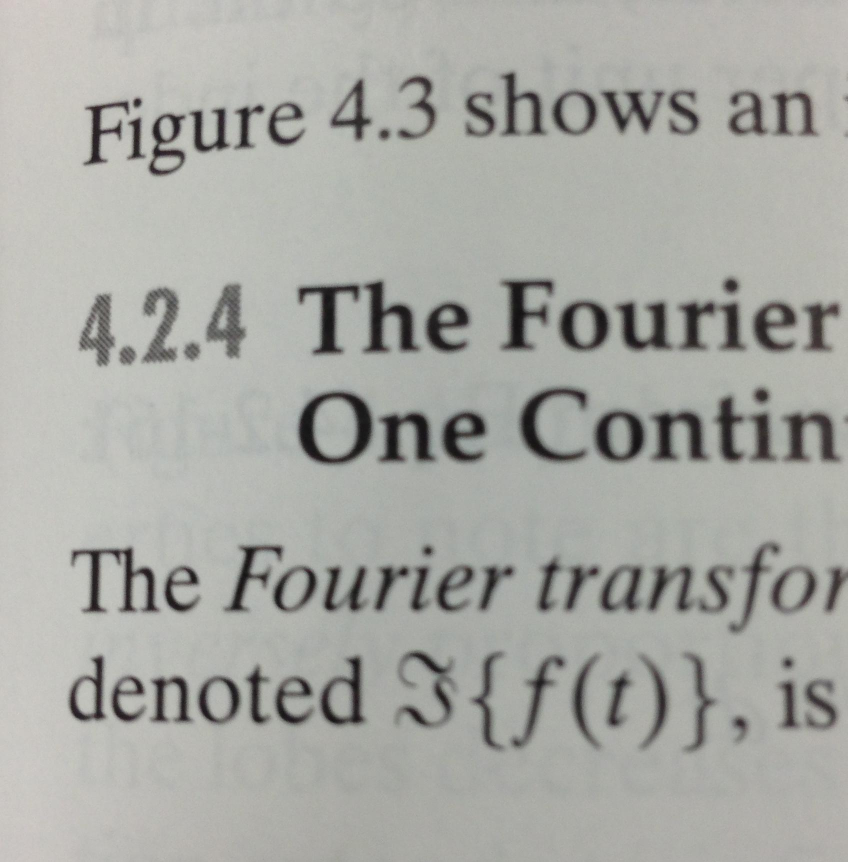
%> input picture Lab1_code/text.PNG, 1695 x 1724 px (shown at 1/2 size)
$ octave wienerDriver.m   (GNU Octave 9; MATLAB toolbox functions it lacks are replaced by stand-ins)
%> lines starting %> are read from the running program, lines starting %| are printed output that depends on the picture
%clear;clf;
I = imread('text.png');
%> I is the input picture: size 1724x1695x3 uint8; mean R, G, B 168, 168.8, 163.9
I = imresize(I,[1024,1024]);
%> I: size 1024x1024x3 uint8
I = rgb2gray(I);
%> I: size 1024x1024 uint8

theta = 30; len = 20;
fil = imrotate(ones(1, len), theta, 'bilinear');
fil = fil / sum(fil(:));
figure(2), im2 = imfilter(I, fil);
%> after `im2 = imfilter(I, fil)`:
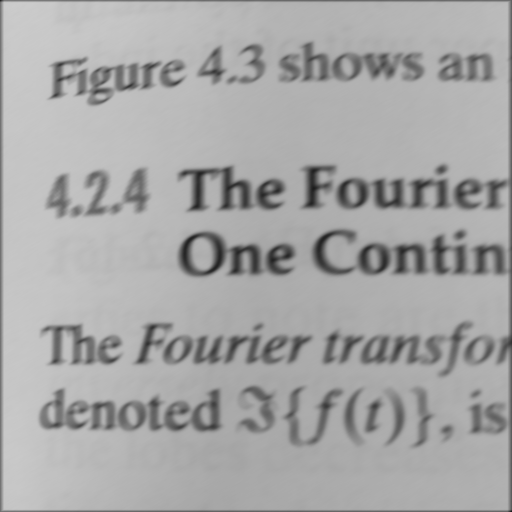
%> im2: size 1024x1024 uint8 (shown at 1/2 size); min 9, max 204, mean 166.8
%imshow(im2);

% Input and display the binary image
N = 1024;
%x = readbin('lenna.256',N,N);
x = im2;
figure(1)
imshow(x,gray(256))

% Blur the image, corrupt the image using WGN and display it
% h is the blurring filter, and sigma is the noise std
%h = ones(4,4)/16;
h = fil;
sigma = 10;

Xf = fft2(x);
Hf = fft2(h,N,N);
y = real(ifft2(Hf.*Xf))+sigma*randn(N,N); % circular convolution
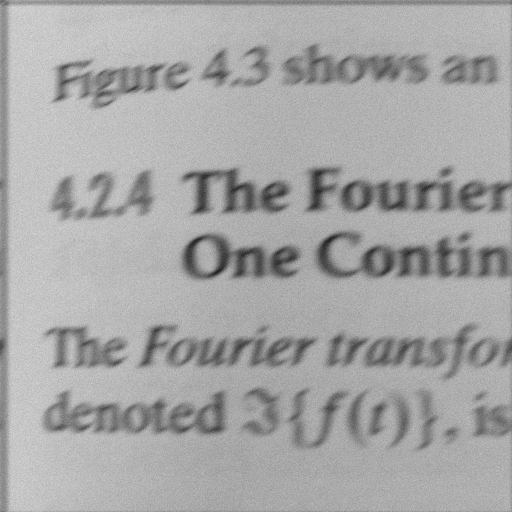
%> y: size 1024x1024 double (shown at 1/2 size); min 7.24, max 241, mean 166.8
%y = filter2(h,x)+sigma*randn(N,N);	  % linear convolution

figure(2)
imshow(y,gray(256))

% restoration using generalized inverse filtering
gamma = 2;
%> (the run ends here)
